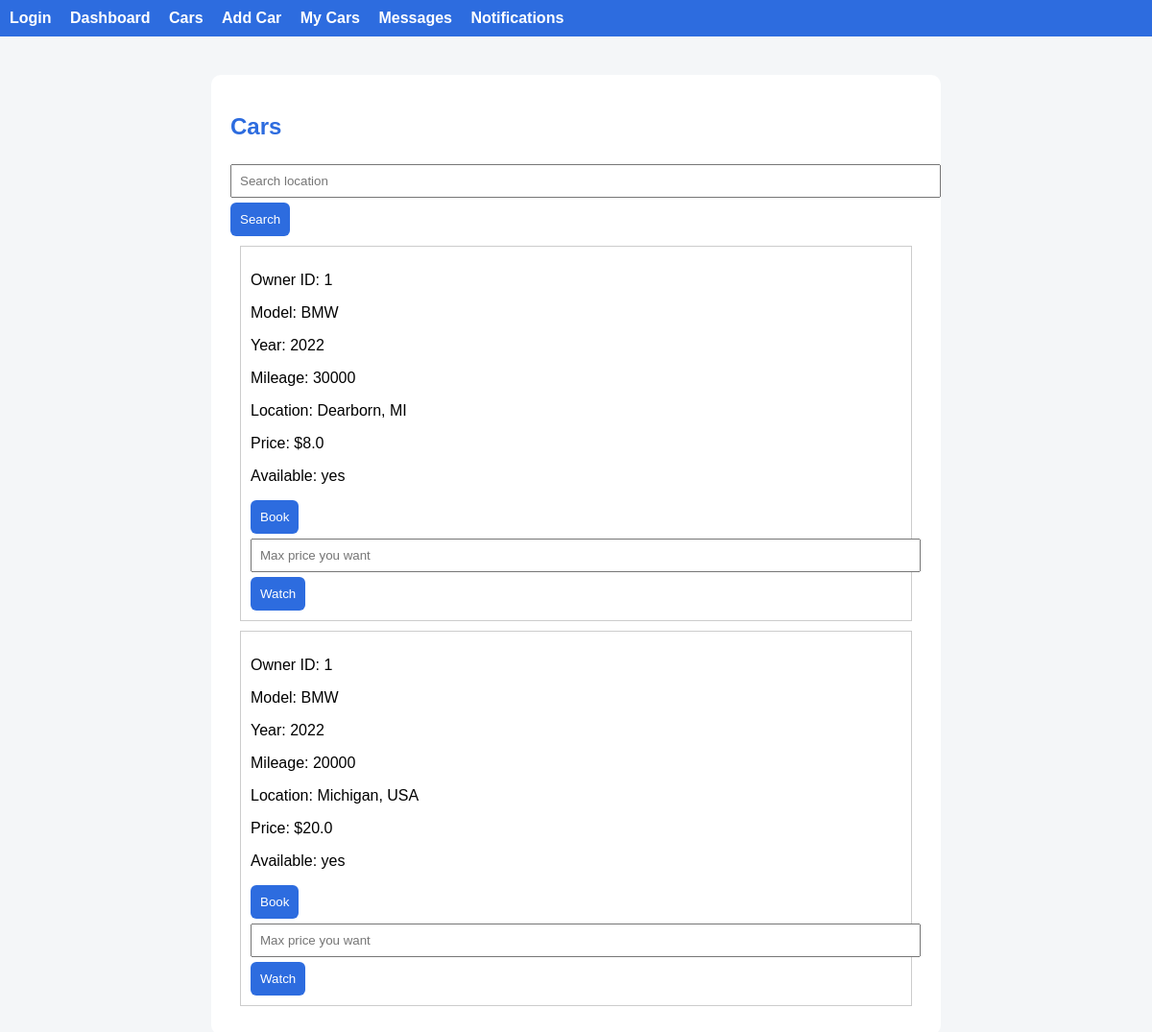
Before: /cars (signed in) with the older database file.
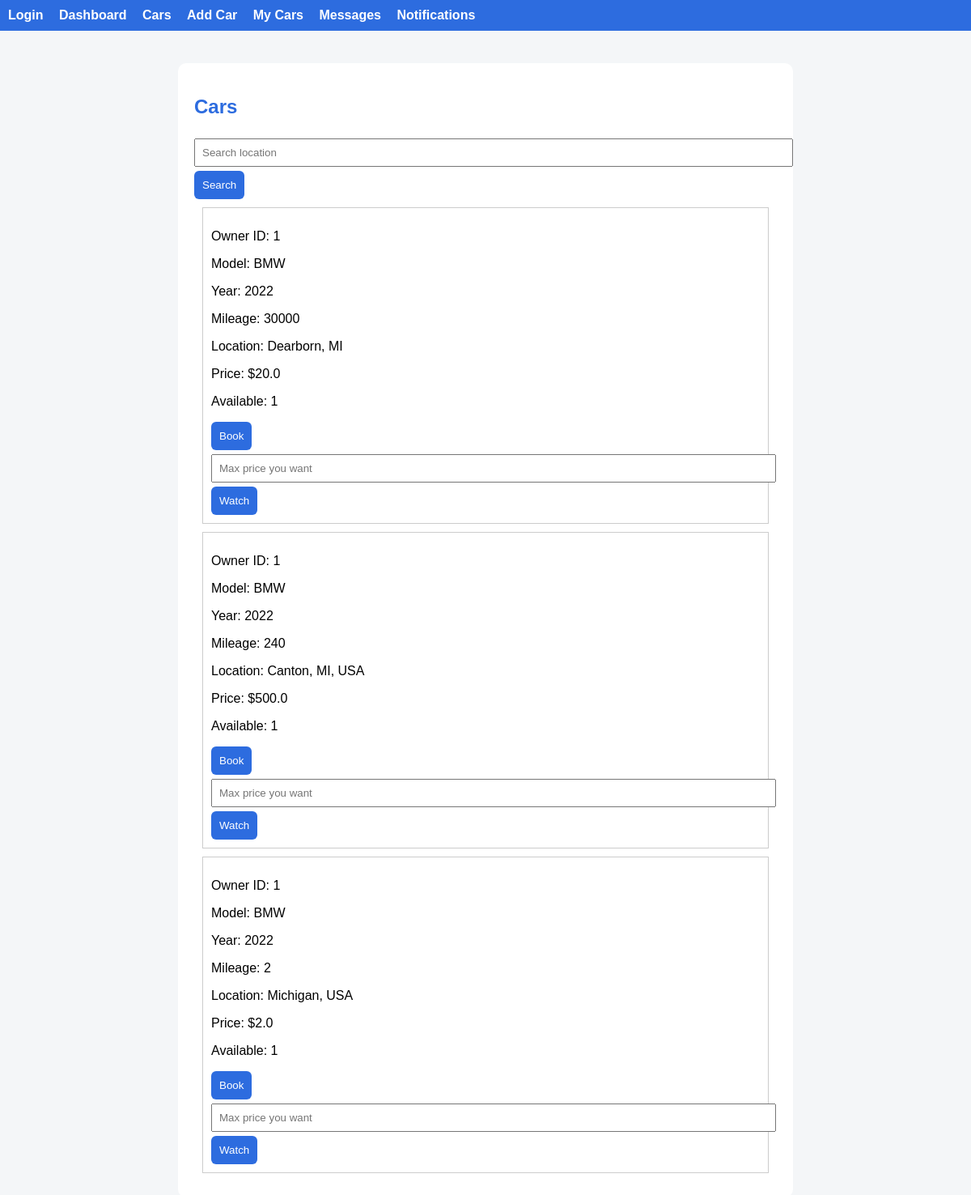
After: the same page with the newer database file.
### tables this page shows
CREATE TABLE cars (
        id INTEGER PRIMARY KEY AUTOINCREMENT,
        owner_id INTEGER,
        model TEXT,
        year INTEGER,
        mileage INTEGER,
        location TEXT,
        price REAL,
        available TEXT
    );

### app.py (the view)
@app.route("/cars", methods=["GET"])
def cars_page():
    if "user_id" not in session:
        return redirect("/login")
    location = request.args.get("location")
    if location:
        data = cars.search_by_location(location)
    else:
        data = cars.get_all_cars()
    return render_template("cars.html", cars=data)

### car_service.py (called while the page is built)
    def get_all_cars(self):
        db = get_db()
        return db.execute("SELECT * FROM cars").fetchall()

### database.py (called while the page is built)
def get_db():
    conn = sqlite3.connect(DB_NAME)
    conn.row_factory = sqlite3.Row
    return conn

### templates/cars.html
{% extends "base.html" %}
{% block content %}
<h2>Cars</h2>
<form method="GET">
    <input name="location" placeholder="Search location">
    <button type="submit">Search</button>
</form>
{% for car in cars %}
<div style="border:1px solid #ccc; padding:10px; margin:10px;">
    <p>Owner ID: {{ car.owner_id }}</p>
    <p>Model: {{ car.model }}</p>
    <p>Year: {{ car.year }}</p>
    <p>Mileage: {{ car.mileage }}</p>
    <p>Location: {{ car.location }}</p>
    <p>Price: ${{ car.price }}</p>
    <p>Available: {{ car.available }}</p>
    <a href="/book/{{ car.id }}">
        <button>Book</button>
    </a>
    <form action="/watch/{{ car.id }}" method="POST">
        <input name="max_price" placeholder="Max price you want">
        <button>Watch</button>
    </form>
</div>
{% endfor %}
{% endblock %}

### templates/base.html (shortened to what this page needs)
<!DOCTYPE html>
<html>
<head>
    <link rel="stylesheet" href="/static/style.css">
</head>
<body>
<div class="navbar">
    <a href="/login">Login</a>
    <a href="/dashboard">Dashboard</a>
    <a href="/cars">Cars</a>
    <a href="/add_car">Add Car</a>
    <a href="/my_cars">My Cars</a>
    <a href="/messages">Messages</a>
    <a href="/notifications">Notifications</a>
</div>
<div class="container">
    {% block content %}{% endblock %}
</div>
</body>
</html>

### static/style.css (style rules this page uses)
body { font-family: Arial; background: #f4f6f8; margin: 0; padding: 0; }
.container { width: 60%; margin: auto; background: white; padding: 20px; margin-top: 40px; border-radius: 10px; }
button { background: #2d6cdf; color: white; padding: 10px; border: none; border-radius: 6px; }
input { width: 100%; padding: 8px; margin: 5px 0; }
a { text-decoration: none; }
h2 { color: #2d6cdf; }
.navbar { background: #2d6cdf; padding: 10px; }
.navbar a { color: white; margin-right: 15px; text-decoration: none; font-weight: bold; }

Changed rows visible on the page:
changed cars "Dearborn, MI": price "8.0" → "20.0"; available "yes" → "1"
changed cars: mileage "20000" → "240"; location "Michigan, USA" → "Canton, MI, USA"; price "20.0" → "500.0"; available "yes" → "1"
added cars: owner_id "1", model "BMW", year "2022", mileage "2", location "Michigan, USA", price "2.0", available "1"
